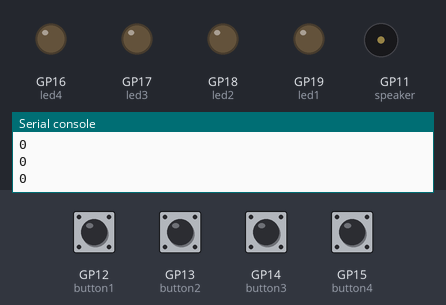
The program below on a simulated Raspberry Pi Pico running MicroPython. Shown: output pins drawn as LEDs (lit = HIGH), buzzer (waves = sounding), the last lines printed to the serial console. Dashed ring = blinking. The test bench sets the inputs (shaded band); at power-on: GP12 (button1), GP13 (button2), GP14 (button3), GP15 (button4) HIGH.

Above: at 1.2 s.
1.3 s: GP12 (button1) pulled LOW for 1 s
At 3.0 s:
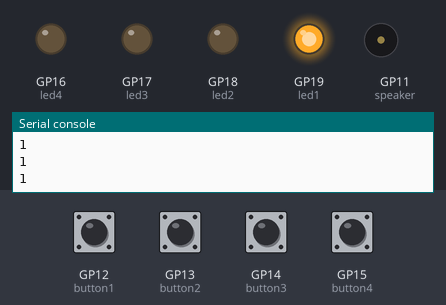
3.8 s: GP13 (button2) pulled LOW for 0.15 s
At 4.4 s:
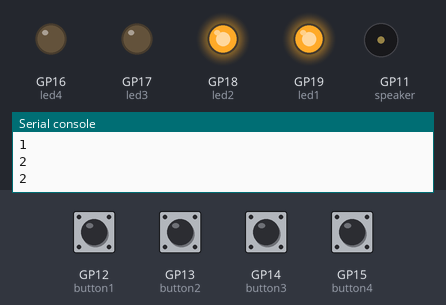
5.4 s: GP14 (button3) pulled LOW for 1 s
At 5.57 s:
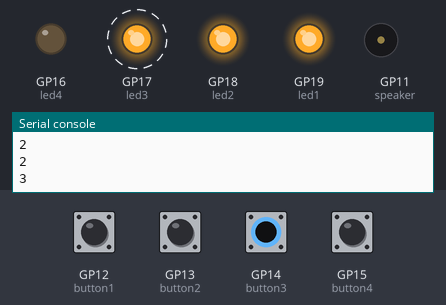
7.9 s: GP15 (button4) pulled LOW for 1 s
At 10.0 s:
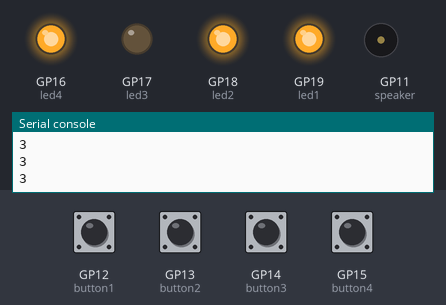
10.4 s: GP14 (button3) pulled LOW for 0.15 s
At 11.6 s:
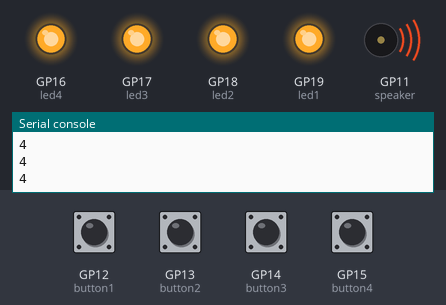
12.3 s: GP12 (button1) pulled LOW for 0.15 s
At 13.0 s:
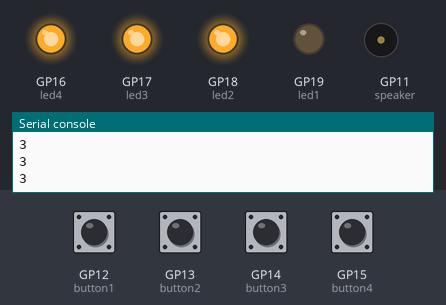
Timing chart, 0 to 15.1 s (numbered marks = the images above; inputs shaded):
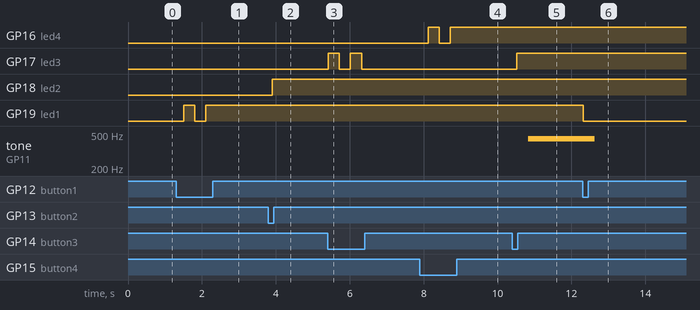

Measured:
- after the input at 1.3 s, GP19 (led1): LOW → HIGH after 0.20 s, → LOW 0.30 s later, → HIGH 0.30 s later
- after the input at 3.8 s, GP18 (led2): LOW → HIGH after 0.10 s
- after the input at 5.4 s, GP17 (led3): alternates HIGH for 0.30 s and LOW for 0.30 s, 4 changes in all, then stays LOW, starting at once
- after the input at 7.9 s, GP16 (led4): LOW → HIGH after 0.22 s, → LOW 0.30 s later, → HIGH 0.30 s later
- after the input at 10.4 s, GP17 (led3): LOW → HIGH after 0.12 s; tone on GP11 (speaker): silent → 440 Hz after 0.42 s
- after the input at 12.3 s, GP19 (led1): HIGH → LOW at once; tone on GP11 (speaker): 440 Hz → silent after 0.33 s

The program:

pico_overload_detector.py
```python
#Overload protection
#This project is just a demo to describe an
#energy source overload protection system.
#The system checks for the total amount of load (LED) turned on per
#time and sounds a buzzer is there are above recommended rating

from picozero import LED, Button, Speaker
from time import sleep


speaker = Speaker(11)

button1 = Button(12)
button2 = Button(13)
button3 = Button(14)
button4 = Button(15)

led1 = LED(19)
led2 = LED(18)
led3 = LED(17)
led4 = LED(16)

led1_state = 0
led2_state = 0
led3_state = 0
led4_state = 0

total_led = 0


while True:

    #LED 1
    if button1.is_pressed and led1_state == 0:
        led1_state = 1
        if led1_state == 1:
            led1.on()
            total_led = total_led+1

    elif button1.is_pressed and led1_state == 1:
        led1_state = 0
        if led1_state == 0:
            led1.off()
            total_led = total_led-1

    #LED 2
    if button2.is_pressed and led2_state == 0:
        led2_state = 1
        if led2_state == 1:
            led2.on()
            total_led = total_led+1

    elif button2.is_pressed and led2_state == 1:
        led2_state = 0
        if led2_state == 0:
            led2.off()
            total_led = total_led-1

    #LED 3
    if button3.is_pressed and led3_state == 0:
        led3_state = 1
        if led3_state == 1:
            led3.on()
            total_led = total_led+1

    elif button3.is_pressed and led3_state == 1:
        led3_state = 0
        if led3_state == 0:
            led3.off()
            total_led = total_led-1

    #LED 4
    if button4.is_pressed and led4_state == 0:
        led4_state = 1
        if led4_state == 1:
            led4.on()
            total_led = total_led+1

    elif button4.is_pressed and led4_state == 1:
        led4_state = 0
        if led4_state == 0:
            led4.off()
            total_led = total_led-1


    print(total_led)
    sleep(0.3)


    if total_led == 4:
        speaker.on()


    elif total_led < 4:
        speaker.off()
```
